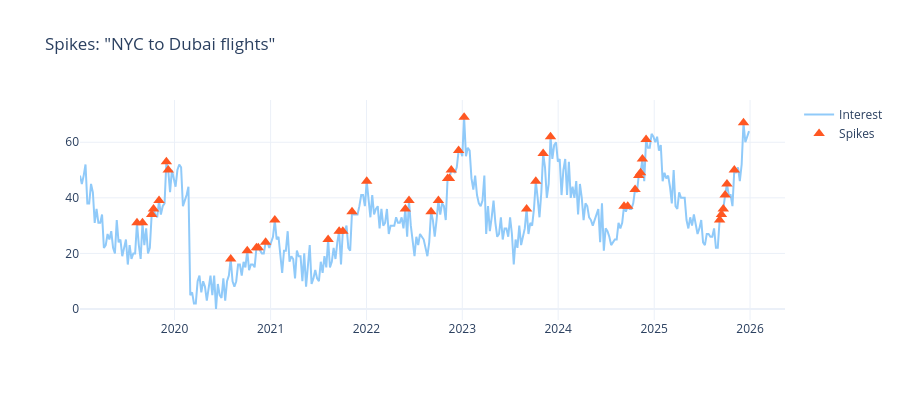

Notebook code cell kept with this figure:
### Code cell
# ── Spike Detection ────────────────────────────────────────────
target_kw = trends.columns[0]
spikes = detect_search_spikes(trends, target_kw, threshold_std=1.5)

if not spikes.empty:
    fig = go.Figure()
    fig.add_trace(go.Scatter(x=trends.index, y=trends[target_kw],
                             mode="lines", name="Interest", line=dict(color="#90CAF9")))
    fig.add_trace(go.Scatter(x=spikes.index, y=spikes[target_kw],
                             mode="markers", name="Spikes",
                             marker=dict(color="#FF5722", size=10, symbol="triangle-up")))
    fig.update_layout(title=f'Spikes: "{target_kw}"', template="plotly_white", height=400)
    fig.show()
    print(f"🔺 {len(spikes)} spikes. Top 5:")
    for dt, row in spikes.nlargest(5, "SPIKE_MAGNITUDE").iterrows():
        print(f"   {dt.strftime('%Y-%m-%d')}: {row['SPIKE_MAGNITUDE']:.2f}x")

### Figure 1 — Plotly figure (JSON) as saved in the notebook; plotly's stock layout.template omitted (floating-point values rounded to 4 significant figures; data arrays with more than 128 entries replaced by an {"elided": "..."} marker saying what was removed)
{"data": [{"line": {"color": "#90CAF9"}, "mode": "lines", "name": "Interest", "type": "scatter", "x": {"elided": "365 str values"}, "y": {"elided": "365 int values"}}, {"marker": {"color": "#FF5722", "size": 10, "symbol": "triangle-up"}, "mode": "markers", "name": "Spikes", "type": "scatter", "x": ["2019-08-11T00:00:00.000000", "2019-09-01T00:00:00.000000", "2019-10-06T00:00:00.000000", "2019-10-13T00:00:00.000000", "2019-11-03T00:00:00.000000", "2019-12-01T00:00:00.000000", "2019-12-08T00:00:00.000000", "2020-08-02T00:00:00.000000", "2020-10-04T00:00:00.000000", "2020-11-08T00:00:00.000000", "2020-11-15T00:00:00.000000", "2020-12-13T00:00:00.000000", "2021-01-17T00:00:00.000000", "2021-08-08T00:00:00.000000", "2021-09-19T00:00:00.000000", "2021-10-03T00:00:00.000000", "2021-11-07T00:00:00.000000", "2022-01-02T00:00:00.000000", "2022-05-29T00:00:00.000000", "2022-06-12T00:00:00.000000", "2022-09-04T00:00:00.000000", "2022-10-02T00:00:00.000000", "2022-11-06T00:00:00.000000", "2022-11-13T00:00:00.000000", "2022-11-20T00:00:00.000000", "2022-12-18T00:00:00.000000", "2023-01-08T00:00:00.000000", "2023-09-03T00:00:00.000000", "2023-10-08T00:00:00.000000", "2023-11-05T00:00:00.000000", "2023-12-03T00:00:00.000000", "2024-09-08T00:00:00.000000", "2024-09-22T00:00:00.000000", "2024-10-20T00:00:00.000000", "2024-11-03T00:00:00.000000", "2024-11-10T00:00:00.000000", "2024-11-17T00:00:00.000000", "2024-12-01T00:00:00.000000", "2025-09-07T00:00:00.000000", "2025-09-14T00:00:00.000000", "2025-09-21T00:00:00.000000", "2025-09-28T00:00:00.000000", "2025-10-05T00:00:00.000000", "2025-11-02T00:00:00.000000", "2025-12-07T00:00:00.000000"], "y": [31, 31, 34, 36, 39, 53, 50, 18, 21, 22, 22, 24, 32, 25, 28, 28, 35, 46, 36, 39, 35, 39, 47, 47, 50, 57, 69, 36, 46, 56, 62, 37, 37, 43, 48, 49, 54, 61, 32, 34, 36, 41, 45, 50, 67]}], "layout": {"height": 400, "title": {"text": "Spikes: \"NYC to Dubai flights\""}}}
